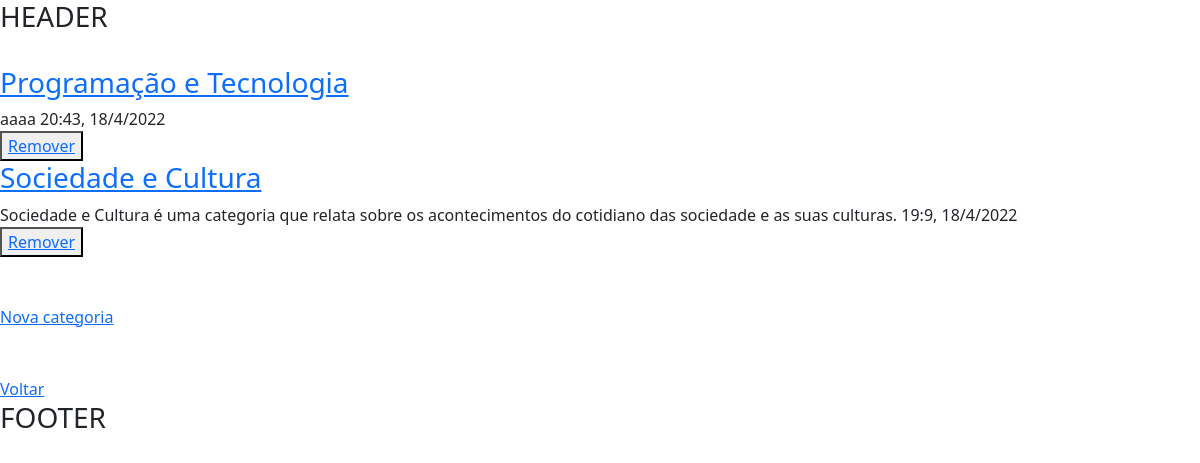
The app's page /category/ (signed in), older data.
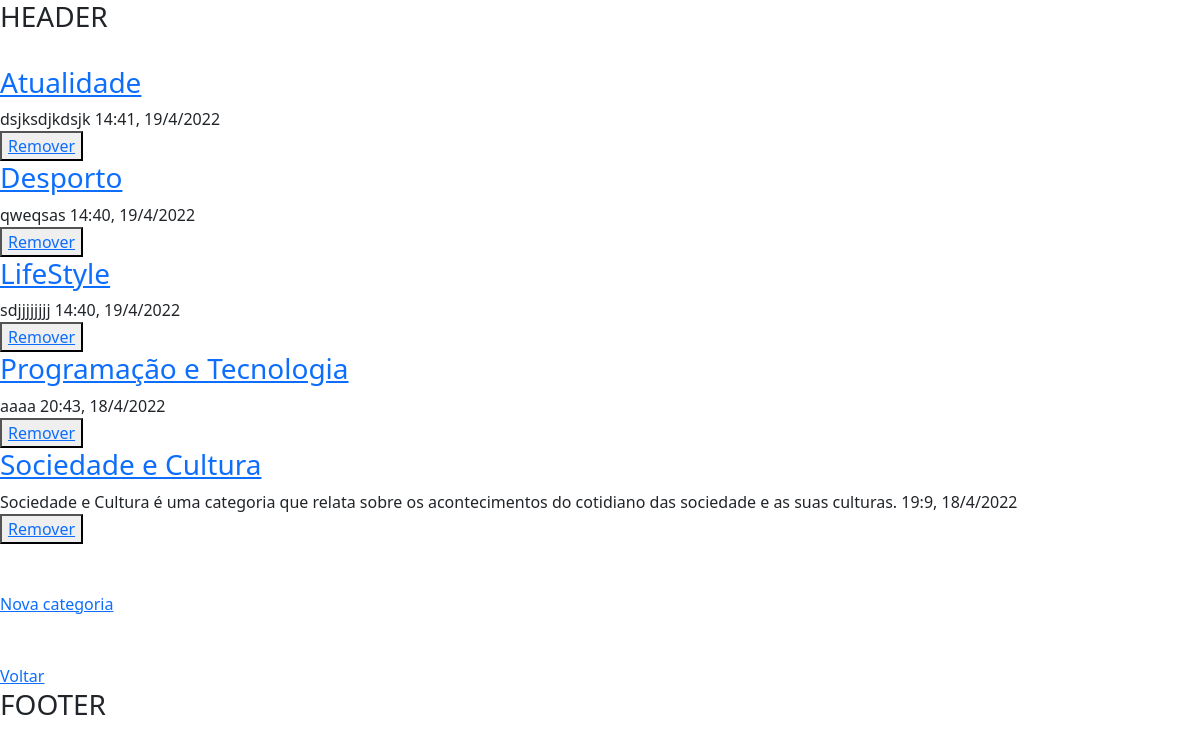
The same page, newer data.
### app/models.py (models this page shows, shortened)
class Category(models.Model):
    name = models.CharField(max_length=255, unique=True)
    description = models.TextField()
    created_at = models.DateTimeField(auto_now_add=True)
    class Meta:
        ordering = ['name']

### app/views.py (the view)
# urls.py: path('category/', views.category, name='category'),
def category(request):
    if not request.user.is_superuser:
        return HttpResponseRedirect(reverse('app:index'))
    categories = Category.objects.all()
    return render(request, 'manager/category.html', {
        "categories": categories
    })

### app/templates/manager/category.html (shortened to what this page needs)
{% extends "layout.html" %}
{% block content %}
    <br>
    {% if user.is_staff %}
        {% if categories %}
            {% for category in categories %}
                <h3><a href="{% url 'app:edit_category' category.id %}"> {{category.name}}</a></h3>
                <span>{{category.description}}</span>
                <span>{{category.created_at.hour}}:{{category.created_at.minute}}, {{category.created_at.day}}/{{category.created_at.month}}/{{category.created_at.year}}</span>
                <br>
                <button class="btn_delete"><a href="{% url 'app:delete_category' category.id %} ">Remover</a></button>
                <br>
            {% endfor %}
        {% else %}
            <h3>Nenhuma categoria criada!</h3>
        {% endif %}
    {% endif %}
    <br><br>
    <div class="">
        <a href="{% url 'app:new_category' %} ">Nova categoria</a>
    </div>
    <br><br>
    <div class="previous">
        <a href="{% url 'app:index' %} ">Voltar</a>
    </div>
{% endblock %}

Row changes from the older to the newer data that the page shows:
added Category: name "Atualidade", description "dsjksdjkdsjk", created_at.hour "14", created_at.minute "41", created_at.day "19", created_at.month "4", created_at.year "2022"
added Category: name "Desporto", description "qweqsas", created_at.hour "14", created_at.minute "40", created_at.day "19", created_at.month "4", created_at.year "2022"
added Category: name "LifeStyle", description "sdjjjjjjjj", created_at.hour "14", created_at.minute "40", created_at.day "19", created_at.month "4", created_at.year "2022"
